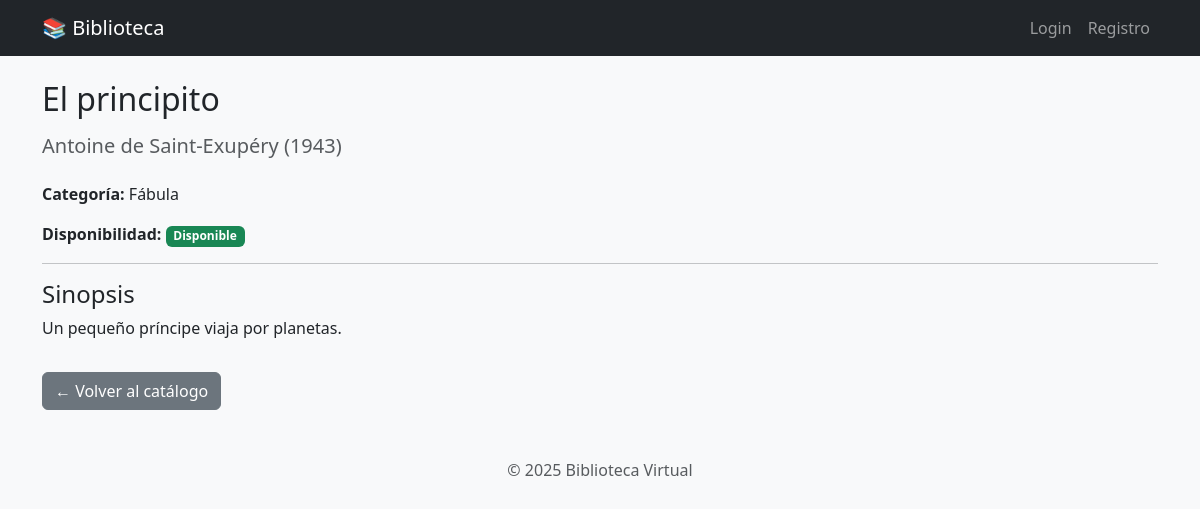
The page /libro/3 on the database its author committed.
### models/models.py (models this page shows)
class Libro(db.Model):
    __tablename__ = 'libros'
    id = db.Column(db.Integer, primary_key=True)
    titulo = db.Column(db.String(200), nullable=False)
    autor = db.Column(db.String(100), nullable=False)
    categoria = db.Column(db.String(100))
    sinopsis = db.Column(db.Text)
    anio = db.Column(db.Integer)
    disponible = db.Column(db.Boolean, default=True)

### controllers/main.py (the view)
@main_bp.route('/libro/<int:libro_id>')
def libro_detalle(libro_id):
    libro = Libro.query.get_or_404(libro_id)
    return render_template('libro_detalle.html', libro=libro)

### templates/libro_detalle.html (shortened to what this page needs)
{% extends 'layout.html' %}
{% block content %}
<h2 class="mb-3">{{ libro.titulo }}</h2>
<h5 class="text-muted">{{ libro.autor }} ({{ libro.anio or 's/f' }})</h5>
<p class="mt-4"><strong>Categoría:</strong> {{ libro.categoria or 'Sin categoría' }}</p>
<p><strong>Disponibilidad:</strong>
  <span class="badge {{ 'bg-success' if libro.disponible else 'bg-danger' }}">
    {{ 'Disponible' if libro.disponible else 'No disponible' }}
  </span>
</p>
<hr>
<h4>Sinopsis</h4>
<p>{{ libro.sinopsis or 'Sin sinopsis disponible.' }}</p>
<a href="{{ url_for('main.index') }}" class="btn btn-secondary mt-3">← Volver al catálogo</a>
{% endblock %}

### static/css/style.css (style rules this page uses)
body { font-family: 'Segoe UI', Tahoma, Geneva, Verdana, sans-serif; }

### rows shown on the page
Libro: titulo "El principito", autor "Antoine de Saint-Exupéry", anio "1943", categoria "Fábula", disponible "Disponible", sinopsis "Un pequeño príncipe viaja por planetas."
